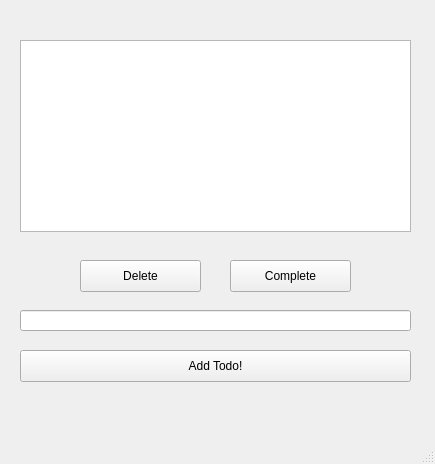
<?xml version="1.0" encoding="UTF-8"?>
<ui version="4.0">
 <class>MainWindow</class>
 <widget class="QMainWindow" name="MainWindow">
  <property name="geometry">
   <rect>
    <x>0</x>
    <y>0</y>
    <width>435</width>
    <height>464</height>
   </rect>
  </property>
  <property name="windowTitle">
   <string>MainWindow</string>
  </property>
  <widget class="QWidget" name="centralwidget">
   <widget class="QPushButton" name="pushButton">
    <property name="geometry">
     <rect>
      <x>20</x>
      <y>350</y>
      <width>391</width>
      <height>32</height>
     </rect>
    </property>
    <property name="text">
     <string>Add Todo!</string>
    </property>
   </widget>
   <widget class="QListView" name="listView">
    <property name="geometry">
     <rect>
      <x>20</x>
      <y>40</y>
      <width>391</width>
      <height>192</height>
     </rect>
    </property>
   </widget>
   <widget class="QWidget" name="widget" native="true">
    <property name="geometry">
     <rect>
      <x>20</x>
      <y>250</y>
      <width>391</width>
      <height>51</height>
     </rect>
    </property>
    <widget class="QPushButton" name="pushButton_2">
     <property name="geometry">
      <rect>
       <x>60</x>
       <y>10</y>
       <width>121</width>
       <height>32</height>
      </rect>
     </property>
     <property name="text">
      <string>Delete</string>
     </property>
    </widget>
    <widget class="QPushButton" name="pushButton_4">
     <property name="geometry">
      <rect>
       <x>210</x>
       <y>10</y>
       <width>121</width>
       <height>32</height>
      </rect>
     </property>
     <property name="text">
      <string>Complete</string>
     </property>
    </widget>
   </widget>
   <widget class="QLineEdit" name="lineEdit">
    <property name="geometry">
     <rect>
      <x>20</x>
      <y>310</y>
      <width>391</width>
      <height>21</height>
     </rect>
    </property>
   </widget>
  </widget>
  <widget class="QMenuBar" name="menubar">
   <property name="geometry">
    <rect>
     <x>0</x>
     <y>0</y>
     <width>435</width>
     <height>24</height>
    </rect>
   </property>
  </widget>
  <widget class="QStatusBar" name="statusbar"/>
 </widget>
 <resources/>
 <connections/>
</ui>
